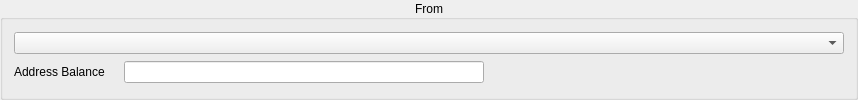
         <widget class="QGroupBox" name="groupBox_4">
          <property name="autoFillBackground">
           <bool>false</bool>
          </property>
          <property name="title">
           <string>From</string>
          </property>
          <property name="alignment">
           <set>Qt::AlignCenter</set>
          </property>
          <property name="flat">
           <bool>false</bool>
          </property>
          <layout class="QVBoxLayout" name="verticalLayout_6">
           <item>
            <layout class="QHBoxLayout" name="horizontalLayout_8">
             <item>
              <widget class="AddressCombo" name="inputsCombo"/>
             </item>
            </layout>
           </item>
           <item>
            <layout class="QHBoxLayout" name="horizontalLayout_15">
             <item>
              <widget class="QLabel" name="label_5">
               <property name="text">
                <string>Address Balance</string>
               </property>
              </widget>
             </item>
             <item>
              <widget class="QLabel" name="sendAddressBalanceUSD">
               <property name="text">
                <string/>
               </property>
              </widget>
             </item>
             <item>
              <widget class="QLineEdit" name="sendAddressBalance">
               <property name="sizePolicy">
                <sizepolicy hsizetype="Fixed" vsizetype="Fixed">
                 <horstretch>0</horstretch>
                 <verstretch>0</verstretch>
                </sizepolicy>
               </property>
               <property name="minimumSize">
                <size>
                 <width>360</width>
                 <height>20</height>
                </size>
               </property>
               <property name="alignment">
                <set>Qt::AlignRight|Qt::AlignTrailing|Qt::AlignVCenter</set>
               </property>
               <property name="readOnly">
                <bool>true</bool>
               </property>
              </widget>
             </item>
             <item>
              <spacer name="horizontalSpacer_6">
               <property name="orientation">
                <enum>Qt::Horizontal</enum>
               </property>
               <property name="sizeType">
                <enum>QSizePolicy::Expanding</enum>
               </property>
               <property name="sizeHint" stdset="0">
                <size>
                 <width>360</width>
                 <height>20</height>
                </size>
               </property>
              </spacer>
             </item>
            </layout>
           </item>
          </layout>
         </widget>
